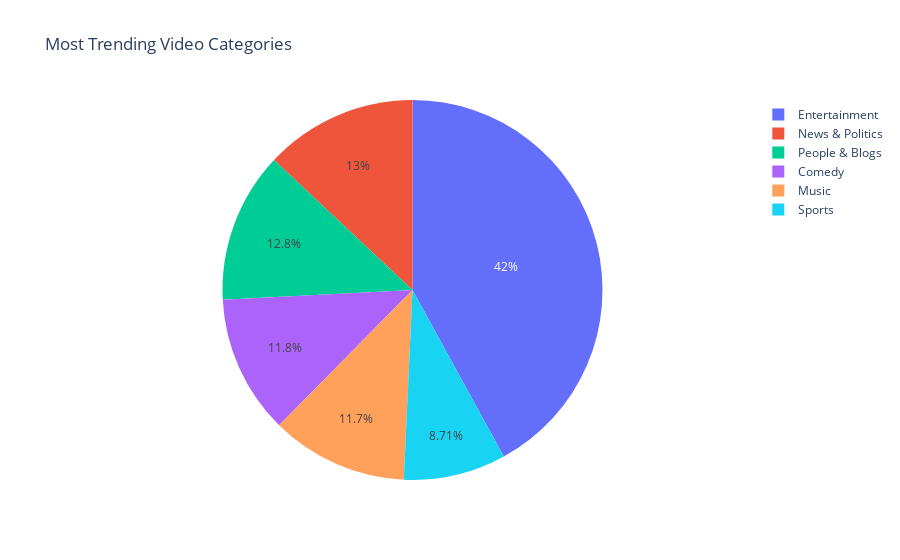

Notebook source saved alongside this figure:
### Markdown cell above
### También se procederá a cambiar el gráfico de barras por un gráfico circular

### Code cell
configure_plotly_browser_state()
fig = px.pie(timesByCategory,
             values = 'values',
             names = 'category',
             title = "Most Trending Video Categories")
fig.show()

### Figure 1 — Plotly figure (JSON) as saved in the notebook; plotly's stock layout.template omitted (floating-point values rounded to 4 significant figures)
{"data": [{"domain": {"x": [0, 1], "y": [0, 1]}, "hovertemplate": "category=%{label}<br>value=%{value}<extra></extra>", "labels": ["Entertainment", "News & Politics", "People & Blogs", "Comedy", "Music", "Sports"], "legendgroup": "", "name": "", "showlegend": true, "type": "pie", "values": [13443, 4159, 4103, 3771, 3730, 2786]}], "layout": {"legend": {"tracegroupgap": 0}, "title": {"text": "Most Trending Video Categories"}}}
